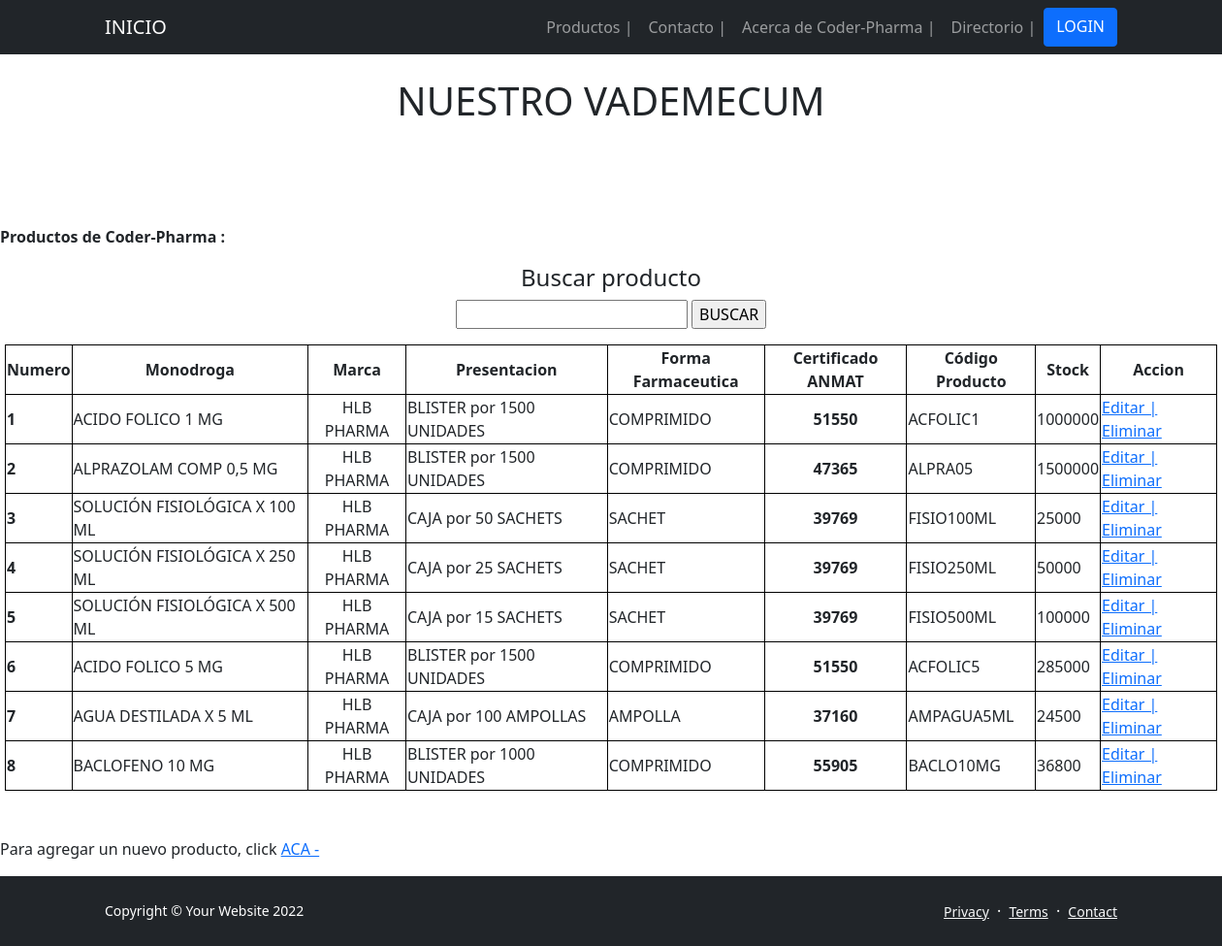
The page /App-Drogueria/Productos on the database its author committed.
### App_DROGUERIA/models.py (models this page shows, shortened)
class PRODUCTO(models.Model):
    monodroga = models.CharField(max_length=50)
    marca = models.CharField(max_length=50) # Del laboratorio productor - Ej. Rivero, Drawer, Klonal, Bayer, Bago, etc.
    presentacion = models.CharField(max_length=50) # Presentacion de la caja/BLISTER - Ej.: BLISTER x 15 Comp / CAJA x 100 Ampollas
    formFarmaceutica = models.CharField(max_length=50) # Comprimido, Capsula, Sachet, Ampolla, Frasco Ampolla, etc.
    certificado = models.IntegerField() # ANMAT
    codigoProducto = models.CharField(max_length=50)
    stock = models.IntegerField()
    class meta():
        ordering = ('-monodroga',)

### App_DROGUERIA/views.py (the view)
# urls.py: path('Productos', Productos, name = "02_Productos"),
def Productos(request):
    productos = PRODUCTO.objects.all()
    return render(request,"02 - Productos.html", {"Vademecum": productos})

### App_DROGUERIA/Templates/02 - Productos.html
{% extends '00 - ORIGEN (b).html' %}
{% load static %}
{% block blockname %}
</head>
    <body>
        <br>
        <h1 class="text-center">NUESTRO VADEMECUM </h1>
        <br>
        <br>
        <br>
        <br>
        <p><b> Productos de Coder-Pharma : </b></p>
    <center>
        <h4 class="text-center"> Buscar producto </h4>
        <form action="{% url '02_BuscarProducto' %}" method="GET"> {% csrf_token %}
        <p><input type="text" name="monodroga">
        <input type="submit" value="BUSCAR">
        </p>
        </form>
        <table style="width: 1250px;">
            <tr>
                <th class="text-center">Numero</th>
                <th class="text-center">Monodroga</th>
                <th class="text-center">Marca</th>
                <th class="text-center">Presentacion</th>
                <th class="text-center">Forma Farmaceutica</th>
                <th class="text-center">Certificado ANMAT</th>
                <th class="text-center">Código Producto</th>
                <th class="text-center">Stock</th>
                <th class="text-center">Accion</th>
            </tr>
                {% for productos in Vademecum %}
            <tr>
                <th scope="row">{{forloop.counter}}</th>
                <td>{{productos.monodroga}}</td>
                <td class="text-center">{{productos.marca}}</td>
                <td>{{productos.presentacion}}</td>
                <td>{{productos.formFarmaceutica}}</td>
                <td class="text-center"><b>{{productos.certificado}}</b></td>
                <td>{{productos.codigoProducto}}</td>
                <td>{{productos.stock}}</td>
                <td>
                    <a href="{% url '02_EditaProducto' productos.id %}">Editar |</a>
                    <a href="{% url '02_EliminaProducto' productos.id %}">Eliminar</a>
                </td>
            </tr>
                {% endfor %}
        </table>
    </center>
    <br>
    <br>
    <p> Para agregar un nuevo producto, click  <a href="{% url '02_AgregaProducto' %}"> ACA -</a> </p>
    </body>
</html>
{% endblock blockname %}

### App_DROGUERIA/Templates/00 - ORIGEN (b).html (style rules this page uses)
table, th, td { border: 1px solid black; }

### rows shown on the page
PRODUCTO: monodroga "ACIDO FOLICO 1 MG", marca "HLB PHARMA", presentacion "BLISTER por 1500 UNIDADES", formFarmaceutica "COMPRIMIDO", certificado "51550", codigoProducto "ACFOLIC1", stock "1000000"
PRODUCTO: monodroga "ALPRAZOLAM COMP 0,5 MG", marca "HLB PHARMA", presentacion "BLISTER por 1500 UNIDADES", formFarmaceutica "COMPRIMIDO", certificado "47365", codigoProducto "ALPRA05", stock "1500000"
PRODUCTO: monodroga "SOLUCIÓN FISIOLÓGICA X 100 ML", marca "HLB PHARMA", presentacion "CAJA por 50 SACHETS", formFarmaceutica "SACHET", certificado "39769", codigoProducto "FISIO100ML", stock "25000"
PRODUCTO: monodroga "SOLUCIÓN FISIOLÓGICA X 250 ML", marca "HLB PHARMA", presentacion "CAJA por 25 SACHETS", formFarmaceutica "SACHET", certificado "39769", codigoProducto "FISIO250ML", stock "50000"
PRODUCTO: monodroga "SOLUCIÓN FISIOLÓGICA X 500 ML", marca "HLB PHARMA", presentacion "CAJA por 15 SACHETS", formFarmaceutica "SACHET", certificado "39769", codigoProducto "FISIO500ML", stock "100000"
PRODUCTO: monodroga "ACIDO FOLICO 5 MG", marca "HLB PHARMA", presentacion "BLISTER por 1500 UNIDADES", formFarmaceutica "COMPRIMIDO", certificado "51550", codigoProducto "ACFOLIC5", stock "285000"
PRODUCTO: monodroga "AGUA DESTILADA X 5 ML", marca "HLB PHARMA", presentacion "CAJA por 100 AMPOLLAS", formFarmaceutica "AMPOLLA", certificado "37160", codigoProducto "AMPAGUA5ML", stock "24500"
PRODUCTO: monodroga "BACLOFENO 10 MG", marca "HLB PHARMA", presentacion "BLISTER por 1000 UNIDADES", formFarmaceutica "COMPRIMIDO", certificado "55905", codigoProducto "BACLO10MG", stock "36800"
